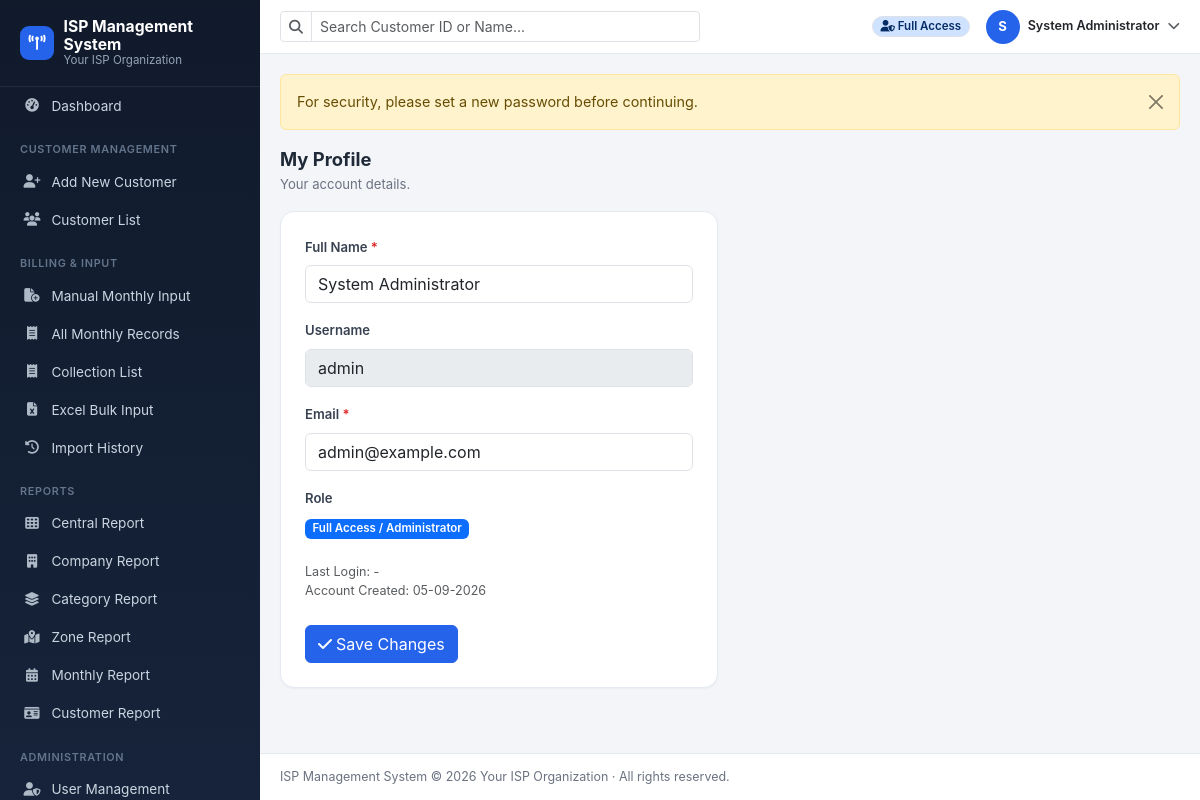
/account/profile.php (signed in), run on the app's committed database.
### tables this page shows
CREATE TABLE IF NOT EXISTS `users` (
  `id` INT UNSIGNED NOT NULL AUTO_INCREMENT,
  `full_name` VARCHAR(150) NOT NULL,
  `username` VARCHAR(60) NOT NULL,
  `email` VARCHAR(150) NOT NULL,
  `password` VARCHAR(255) NOT NULL,
  `role` ENUM('admin','viewer') NOT NULL DEFAULT 'viewer',
  `status` ENUM('active','inactive') NOT NULL DEFAULT 'active',
  `failed_attempts` TINYINT UNSIGNED NOT NULL DEFAULT 0,
  `locked_until` DATETIME NULL DEFAULT NULL,
  `remember_token` VARCHAR(100) NULL DEFAULT NULL,
  `last_login_at` DATETIME NULL DEFAULT NULL,
  `must_change_password` TINYINT(1) NOT NULL DEFAULT 0,
  `created_at` DATETIME NOT NULL DEFAULT CURRENT_TIMESTAMP,
  `updated_at` DATETIME NOT NULL DEFAULT CURRENT_TIMESTAMP ON UPDATE CURRENT_TIMESTAMP,
  PRIMARY KEY (`id`),
  UNIQUE KEY `uq_users_username` (`username`),
  UNIQUE KEY `uq_users_email` (`email`)
);

### includes/functions.php (called while the page is built, shortened)
<?php
function app_settings(): array
{
    static $settings = null;
    if ($settings === null) {
        $settings = [];
        try {
            $stmt = db()->query('SELECT setting_key, setting_value FROM settings');
            foreach ($stmt->fetchAll() as $row) {
                $settings[$row['setting_key']] = $row['setting_value'];
            }
        } catch (Throwable $e) {
        }
        $defaults = [
            'software_name'          => 'ISP Management System',
            'organization_name'      => 'Your ISP Organization',
            'logo_path'              => '',
            'currency_code'          => 'BDT',
            'currency_symbol'        => '৳',
            'timezone'               => 'Asia/Dhaka',
            'date_format'            => 'd-m-Y',
            'month_format'           => 'M-Y',
            'customer_id_digits'     => '5',
            'default_pagination'     => '25',
            'excel_upload_limit_mb'  => '10',
            'session_timeout_minutes'=> '60',
        ];
        $settings = array_merge($defaults, $settings);
    }
    return $settings;
}
function setting(string $key, $default = null)
{
    $settings = app_settings();
    return $settings[$key] ?? $default;
}
function format_date(?string $date, string $fallback = '-'): string
{
    $ts = is_numeric($date) ? (int) $date : strtotime($date);
    return date(setting('date_format', 'd-m-Y'), $ts);
}
function format_datetime(?string $datetime, string $fallback = '-'): string
{
    if (empty($datetime) || $datetime === '0000-00-00 00:00:00') {
        return $fallback;
    }
    $ts = strtotime($datetime);
    return date(setting('date_format', 'd-m-Y') . ' h:i A', $ts);
}
function e(?string $value): string
{
    return htmlspecialchars($value ?? '', ENT_QUOTES, 'UTF-8');
}
function flash_get(): array
{
    $messages = $_SESSION['flash'] ?? [];
    return $messages;
}
function base_url(string $path = ''): string
{
    $base = defined('BASE_URL') ? BASE_URL : '';
    return rtrim($base, '/') . '/' . ltrim($path, '/');
}

### includes/db.php (called while the page is built)
<?php
function db(): PDO
{
    static $pdo = null;
    if ($pdo === null) {
        $dsn = 'mysql:host=' . DB_HOST . ';dbname=' . DB_NAME . ';charset=' . DB_CHARSET;
        $options = [
            PDO::ATTR_ERRMODE            => PDO::ERRMODE_EXCEPTION,
            PDO::ATTR_DEFAULT_FETCH_MODE => PDO::FETCH_ASSOC,
            PDO::ATTR_EMULATE_PREPARES   => false,
        ];
        try {
            $pdo = new PDO($dsn, DB_USER, DB_PASSWORD, $options);
        } catch (PDOException $e) {
            http_response_code(500);
            if (defined('APP_DEBUG') && APP_DEBUG) {
                die('Database connection failed: ' . htmlspecialchars($e->getMessage()));
            }
            die('Database connection failed. Please check config/database.php and try again.');
        }
    }
    return $pdo;
}

### config/config.php (called while the page is built, shortened)
<?php
require_once APP_ROOT . '/includes/db.php';
require_once APP_ROOT . '/includes/functions.php';
require_once APP_ROOT . '/includes/auth.php';
$settingsTz = setting('timezone', 'Asia/Dhaka');

### includes/auth.php (called while the page is built, shortened)
<?php
function is_logged_in(): bool
{
    return !empty($_SESSION['user_id']);
}
function current_user_id(): ?int
{
    return $_SESSION['user_id'] ?? null;
}
function current_user(): array
{
    static $user = null;
    if ($user !== null) {
        return $user;
    }
    $stmt = db()->prepare('SELECT * FROM users WHERE id = ? LIMIT 1');
    $stmt->execute([current_user_id()]);
    $row = $stmt->fetch();
    $user = $row;
    return $user;
}
function is_admin(): bool
{
    $u = current_user();
    return !empty($u) && $u['role'] === 'admin';
}
function require_login(): void
{
    if (!is_logged_in() || empty(current_user())) {
        $_SESSION['redirect_after_login'] = $_SERVER['REQUEST_URI'] ?? base_url('dashboard.php');
        redirect(base_url('login.php'));
    }
}

### account/profile.php (the view, shortened to what this page needs)
<?php
require_once __DIR__ . '/../config/config.php';
require_login();
$user = current_user();
$activeNav = 'profile';
require_once __DIR__ . '/../includes/header.php';
?>
<div class="section-title">My Profile</div>
<div class="section-sub mb-3">Your account details.</div>
<div class="row">
  <div class="col-lg-6">
    <div class="card">
      <div class="card-body p-4">
        <form method="post">
          <div class="mb-3">
            <label class="form-label required">Full Name</label>
            <input type="text" name="full_name" class="form-control" value="<?= e($user['full_name']) ?>" required>
          </div>
          <div class="mb-3">
            <label class="form-label">Username</label>
            <input type="text" class="form-control" value="<?= e($user['username']) ?>" disabled>
          </div>
          <div class="mb-3">
            <label class="form-label required">Email</label>
            <input type="email" name="email" class="form-control" value="<?= e($user['email']) ?>" required>
          </div>
          <div class="mb-4">
            <label class="form-label">Role</label>
            <div><span class="badge <?= $user['role'] === 'admin' ? 'bg-primary' : 'bg-secondary' ?>"><?= $user['role'] === 'admin' ? 'Full Access / Administrator' : 'View Only' ?></span></div>
          </div>
          <div class="mb-4 text-muted small">
            Last Login: <?= format_datetime($user['last_login_at'] ?? null) ?><br>
            Account Created: <?= format_date($user['created_at'] ?? null) ?>
          </div>
          <button type="submit" class="btn btn-primary"><i class="fa-solid fa-check me-1"></i>Save Changes</button>
        </form>
      </div>
    </div>
  </div>
</div>
<?php require_once __DIR__ . '/../includes/footer.php'; ?>

### includes/header.php (shortened to what this page needs)
<?php
$__user = current_user();
$activeNav = $activeNav ?? '';
$softwareName = setting('software_name', 'ISP Management System');
?>
<!DOCTYPE html>
<html lang="en">
<head>
<link rel="stylesheet" href="https://cdnjs.cloudflare.com/ajax/libs/bootstrap/5.3.3/css/bootstrap.min.css">
<link rel="stylesheet" href="https://cdnjs.cloudflare.com/ajax/libs/font-awesome/6.5.2/css/all.min.css">
<link rel="stylesheet" href="https://cdnjs.cloudflare.com/ajax/libs/datatables/1.13.11/css/dataTables.bootstrap5.min.css">
<link rel="stylesheet" href="<?= e(base_url('assets/css/style.css')) ?>">
</head>
<body>
<div class="ism-wrapper">
  <aside class="ism-sidebar" id="ismSidebar">
    <div class="brand">
      <div class="logo-badge"><i class="fa-solid fa-tower-broadcast"></i></div>
      <div class="brand-text"><?= e($softwareName) ?><small><?= e(setting('organization_name', '')) ?></small></div>
    </div>
    <nav class="nav flex-column pb-4">
      <a class="nav-link <?= $activeNav === 'dashboard' ? 'active' : '' ?>" href="<?= e(base_url('dashboard.php')) ?>">
        <i class="fa-solid fa-gauge-high"></i> Dashboard
      </a>
      <div class="ism-nav-section-title">Customer Management</div>
      <?php if (is_admin()): ?>
      <a class="nav-link <?= $activeNav === 'customer_add' ? 'active' : '' ?>" href="<?= e(base_url('customers/add.php')) ?>">
        <i class="fa-solid fa-user-plus"></i> Add New Customer
      </a>
      <?php endif; ?>
      <a class="nav-link <?= $activeNav === 'customer_list' ? 'active' : '' ?>" href="<?= e(base_url('customers/index.php')) ?>">
        <i class="fa-solid fa-users"></i> Customer List
      </a>
      <div class="ism-nav-section-title">Billing &amp; Input</div>
      <?php if (is_admin()): ?>
      <a class="nav-link <?= $activeNav === 'billing_add' ? 'active' : '' ?>" href="<?= e(base_url('billing/add.php')) ?>">
        <i class="fa-solid fa-file-circle-plus"></i> Manual Monthly Input
      </a>
      <?php endif; ?>
      <a class="nav-link <?= $activeNav === 'billing_list' ? 'active' : '' ?>" href="<?= e(base_url('billing/index.php')) ?>">
        <i class="fa-solid fa-receipt"></i> All Monthly Records
      </a>
      <a class="nav-link <?= $activeNav === 'collection_list' ? 'active' : '' ?>" href="<?= e(base_url('billing/collection_list.php')) ?>">
        <i class="fa-solid fa-receipt"></i> Collection List
      </a>
      <?php if (is_admin()): ?>
      <a class="nav-link <?= $activeNav === 'import_upload' ? 'active' : '' ?>" href="<?= e(base_url('import/upload.php')) ?>">
        <i class="fa-solid fa-file-excel"></i> Excel Bulk Input
      </a>
      <a class="nav-link <?= $activeNav === 'import_history' ? 'active' : '' ?>" href="<?= e(base_url('import/history.php')) ?>">
        <i class="fa-solid fa-clock-rotate-left"></i> Import History
      </a>
      <?php endif; ?>
      <div class="ism-nav-section-title">Reports</div>
      <a class="nav-link <?= $activeNav === 'report_central' ? 'active' : '' ?>" href="<?= e(base_url('reports/central.php')) ?>">
        <i class="fa-solid fa-table-cells"></i> Central Report
      </a>
      <a class="nav-link <?= $activeNav === 'report_company' ? 'active' : '' ?>" href="<?= e(base_url('reports/company.php')) ?>">
        <i class="fa-solid fa-building"></i> Company Report
      </a>
      <a class="nav-link <?= $activeNav === 'report_category' ? 'active' : '' ?>" href="<?= e(base_url('reports/category.php')) ?>">
        <i class="fa-solid fa-layer-group"></i> Category Report
      </a>
      <a class="nav-link <?= $activeNav === 'report_zone' ? 'active' : '' ?>" href="<?= e(base_url('reports/zone.php')) ?>">
        <i class="fa-solid fa-map-location-dot"></i> Zone Report
      </a>
      <a class="nav-link <?= $activeNav === 'report_monthly' ? 'active' : '' ?>" href="<?= e(base_url('reports/monthly.php')) ?>">
        <i class="fa-solid fa-calendar-days"></i> Monthly Report
      </a>
      <a class="nav-link <?= $activeNav === 'report_customer' ? 'active' : '' ?>" href="<?= e(base_url('reports/customer.php')) ?>">
        <i class="fa-solid fa-id-card"></i> Customer Report
      </a>
      <?php if (is_admin()): ?>
      <div class="ism-nav-section-title">Administration</div>
      <a class="nav-link <?= $activeNav === 'admin_users' ? 'active' : '' ?>" href="<?= e(base_url('admin/users.php')) ?>">
        <i class="fa-solid fa-user-shield"></i> User Management
      </a>
      <?php endif; ?>
    </nav>
  </aside>
  <div class="ism-main">
    <div class="ism-topbar no-print">
      <form class="flex-grow-1" style="max-width:420px;" action="<?= e(base_url('reports/customer.php')) ?>" method="get">
        <div class="input-group input-group-sm">
          <span class="input-group-text bg-white"><i class="fa-solid fa-magnifying-glass text-muted"></i></span>
          <input type="text" class="form-control" name="q" placeholder="Search Customer ID or Name..." value="<?= e($_GET['q'] ?? '') ?>">
        </div>
      </form>
      <div class="ms-auto d-flex align-items-center gap-3">
        <span class="badge rounded-pill <?= is_admin() ? 'bg-primary-subtle text-primary-emphasis' : 'bg-secondary-subtle text-secondary-emphasis' ?> border">
          <i class="fa-solid <?= is_admin() ? 'fa-user-shield' : 'fa-eye' ?>"></i>
          <?= is_admin() ? 'Full Access' : 'View Only' ?>
        </span>
        <div class="dropdown">
          <a class="d-flex align-items-center gap-2 text-decoration-none text-dark cursor-pointer" data-bs-toggle="dropdown">
            <span class="avatar-circle"><?= e(strtoupper(substr($__user['full_name'] ?? 'U', 0, 1))) ?></span>
            <span class="d-none d-md-inline small fw-semibold"><?= e($__user['full_name'] ?? '') ?></span>
            <i class="fa-solid fa-chevron-down small text-muted"></i>
          </a>
        </div>
      </div>
    </div>
    <div class="ism-content">
      <?php $flashes = flash_get(); if ($flashes): ?>
        <?php foreach ($flashes as $f): ?>
          <div class="alert alert-<?= e($f['type']) ?> alert-dismissible fade show" role="alert">
            <?= $f['message'] ?>
            <button type="button" class="btn-close" data-bs-dismiss="alert"></button>
          </div>
        <?php endforeach; ?>
      <?php endif; ?>

### assets/css/style.css (style rules this page uses)
:root { --ism-navy: #101a2b; --ism-navy-2: #16233a; --ism-navy-3: #1e2f4d; --ism-bg: #f3f5f9; --ism-primary: #2563eb; --ism-primary-dark: #1d4ed8; --ism-success: #16a34a; --ism-warning: #d97706; --ism-danger: #dc2626; --ism-text-muted: #6b7280; --ism-border: #e5e9f0; --sidebar-width: 260px; }
* { box-sizing: border-box; }
body { background: var(--ism-bg); font-family: "Inter", "Segoe UI", Roboto, Helvetica, Arial, sans-serif; color: #1f2937; font-size: 0.9rem; }
a { text-decoration: none; }
.ism-wrapper { display: flex; min-height: 100vh; }
.ism-sidebar { width: var(--sidebar-width); min-width: var(--sidebar-width); background: linear-gradient(180deg, var(--ism-navy) 0%, var(--ism-navy-2) 100%); color: #cbd5e1; position: fixed; top: 0; bottom: 0; left: 0; overflow-y: auto; z-index: 1040; transition: transform .25s ease; }
.ism-sidebar .brand { padding: 1.15rem 1.25rem; display: flex; align-items: center; gap: .6rem; border-bottom: 1px solid rgba(255,255,255,.08); }
.ism-sidebar .brand .logo-badge { width: 34px; height: 34px; border-radius: 9px; background: var(--ism-primary); display: flex; align-items: center; justify-content: center; color: #fff; font-weight: 700; font-size: .95rem; flex-shrink: 0; }
.ism-sidebar .brand .brand-text { color: #fff; font-weight: 700; font-size: .98rem; line-height: 1.15; }
.ism-sidebar .brand .brand-text small { display:block; color: #94a3b8; font-weight: 400; font-size: .72rem; }
.ism-nav-section-title { text-transform: uppercase; font-size: .68rem; letter-spacing: .06em; color: #64748b; padding: 1rem 1.25rem .35rem; font-weight: 600; }
.ism-sidebar .nav-link { color: #cbd5e1; padding: .55rem 1.25rem; font-size: .85rem; display: flex; align-items: center; gap: .65rem; border-left: 3px solid transparent; border-radius: 0; }
.ism-sidebar .nav-link i { width: 18px; text-align: center; opacity: .85; font-size: .85rem; }
.ism-main { margin-left: var(--sidebar-width); flex: 1; min-width: 0; display: flex; flex-direction: column; }
.ism-topbar { background: #fff; border-bottom: 1px solid var(--ism-border); padding: .6rem 1.25rem; position: sticky; top: 0; z-index: 1030; display: flex; align-items: center; gap: 1rem; }
.ism-content { padding: 1.25rem; flex: 1; }
.card { border: 1px solid var(--ism-border); border-radius: 14px; box-shadow: 0 1px 2px rgba(16,24,40,.04); }
.btn-primary { background: var(--ism-primary); border-color: var(--ism-primary); }
.section-title { font-weight: 700; font-size: 1.15rem; margin-bottom: .1rem; }
.section-sub { color: var(--ism-text-muted); font-size: .82rem; }
.badge { font-weight: 600; font-size: .72rem; }
.form-label { font-weight: 600; font-size: .82rem; color: #374151; }
.required:after { content: " *"; color: var(--ism-danger); }
.avatar-circle { width: 34px; height: 34px; border-radius: 50%; background: var(--ism-primary); color: #fff; display: flex; align-items: center; justify-content: center; font-weight: 700; font-size: .82rem; }
.cursor-pointer { cursor: pointer; }

### data on the page
users: full_name "S", full_name "System Administrator", username "admin", email "admin@example.com", last_login_at "-", created_at "05-09-2026"

### other printed values
$softwareName "ISP Management System"
setting('organization_name', '') "Your ISP Organization"
$f['message'] "For security, please set a new password before continuing."
setting('software_name', 'ISP Management System') "ISP Management System"
